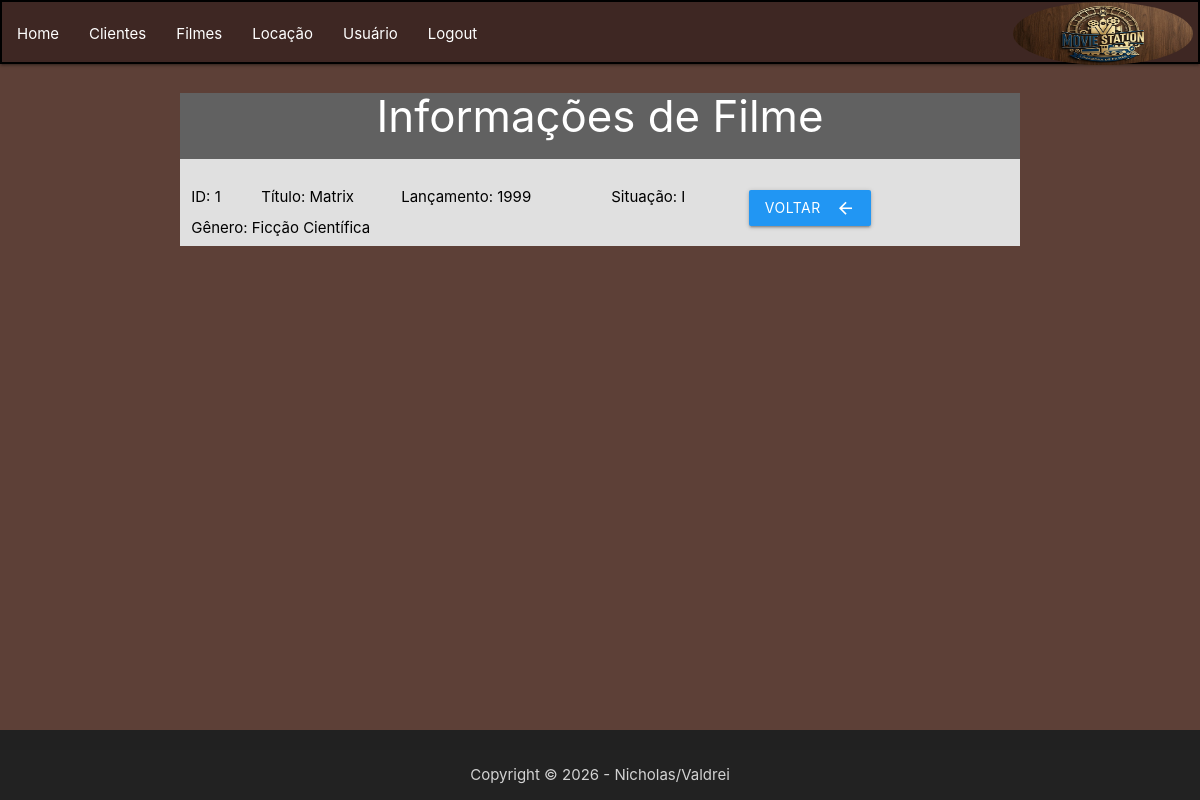
The page /VIEW/filme/frmdetfilme.php?id=1 (signed in) on the database its author committed.
### tables this page shows
CREATE TABLE `filmes` (
  `id` int(11) NOT NULL,
  `titulo` varchar(150) NOT NULL,
  `genero` varchar(50) NOT NULL,
  `lancamento` int(11) NOT NULL,
  `situacao` varchar(1) NOT NULL
);

### DAL/filme.php (called while the page is built, shortened)
<?php
    include_once $_SERVER['DOCUMENT_ROOT'] . '/Locadora/DAL/conexao.php';
    include_once $_SERVER['DOCUMENT_ROOT'] . '/Locadora/MODEL/filme.php';
    class Filme{
        public function SelectById(int $id){
            $sql = "SELECT * FROM filmes WHERE id = ?;";
            $con = Conexao::conectar();
            $query = $con->prepare($sql);
            $query->execute(array($id));
            $linha = $query->fetch(\PDO::FETCH_ASSOC);
            $filme = new \MODEL\Filme();
            $filme->setId($linha['id']);
            $filme->setTitulo($linha['titulo']);
            $filme->setLancamento($linha['lancamento']);
            $filme->setGenero($linha['genero']);
            $filme->setSituacao($linha['situacao']);
            return $filme;
        }
    }

### DAL/conexao.php (called while the page is built, shortened)
<?php
    class conexao {
        private static $dbNome = 'locadora';
        private static $dbHost = 'localhost';
        private static $dbUsuario = 'root';
        private static $dbSenha = '';
        private static $cont = null;
        public static function conectar(){
            if (self::$cont == null){
                try{
                    self::$cont = new PDO("mysql:host=" . self::$dbHost . ";dbname=" . self::$dbNome,
                    self::$dbUsuario , self::$dbSenha);
                }
                catch (\PDOException $exception) {
                    die ($exception->getMessage());
                }
            }
        return self::$cont;
        }
    public static function desconectar (){
        self::$cont = null;
        return self::$cont;
        }
    }
?>

### MODEL/filme.php (called while the page is built, shortened)
<?php
    class Filme{
        private ?int $id;
        private ?string $titulo;
        private ?string $genero;
        private ?int $lancamento;
        private ?string $situacao;
        public function getId(){return $this->id;}
        public function getTitulo(){return $this->titulo;}
        public function getGenero(){return $this->genero;}
        public function getLancamento(){return $this->lancamento;}
        public function getSituacao(){return $this->situacao;}
        public function setId(int $id){$this->id = $id;}
        public function setTitulo(string $titulo){$this->titulo = $titulo;}
        public function setGenero(string $genero){$this->genero = $genero;}
        public function setLancamento(int $lancamento){$this->lancamento = $lancamento;}
        public function setSituacao(string $situacao){$this->situacao = $situacao;}
    }
?>

### VIEW/filme/frmdetfilme.php (the view, shortened to what this page needs)
<?php
$id = $_GET['id'];
include_once $_SERVER['DOCUMENT_ROOT'] . "/Locadora/DAL/filme.php";
include_once $_SERVER['DOCUMENT_ROOT'] . "/Locadora/MODEL/filme.php";
include_once $_SERVER['DOCUMENT_ROOT'] . '/Locadora/VIEW/header.php';
include_once $_SERVER['DOCUMENT_ROOT'] . '/Locadora/VIEW/footer.php';
$dalFilme = new DAL\Filme();
$filme = $dalFilme->SelectById($id);
?>
<!DOCTYPE html>
<html lang="pt-br">
<head>
    <link rel="stylesheet" href="https://cdnjs.cloudflare.com/ajax/libs/materialize/1.0.0/css/materialize.min.css">
</head>
<body class="brown darken-2">
    <div class="container center grey darken-2 white-text">
        <h3>Informações de Filme</h3>
        <div class="row grey lighten-2 black-text">
            <form action="opedtfilme.php" method="post" class="row">
                <div class="input-field col s1">
                    <label for="id" class="black-text bold">ID: <?php echo $filme->getID() ?>
                    </label>
                </div>
                <div class="input-field col s2">
                    <label for="titulolabel" class="black-text bold">Título: <?php echo $filme->getTitulo() ?> </label>
                </div>
                <div class="input-field col s3">
                    <label for="lancamentolabel" class="black-text bold">Lançamento: <?php echo $filme->getLancamento() ?> </label>
                </div>
                <div class="input-field col s5">
                    <label for="situacaolabel" class="black-text bold">Situação: <?php echo $filme->getSituacao() ?> </label>
                </div>
                <div class="input-field col s6">
                    <label for="generolabel" class="black-text bold">Gênero: <?php echo $filme->getGenero() ?> </label>
                </div>
                <a class="waves-effect waves-light blue btn"
                    onclick="JavaScript:location.href='lstfilme.php'">
                    <i class="material-icons right">arrow_back</i>Voltar
                </a>
            </form>
        </div>
    </div>
    <br />
</body>
</html>

### rows shown on the page
filmes: id "1", titulo "Matrix", lancamento "1999", situacao "I", genero "Ficção Científica"
